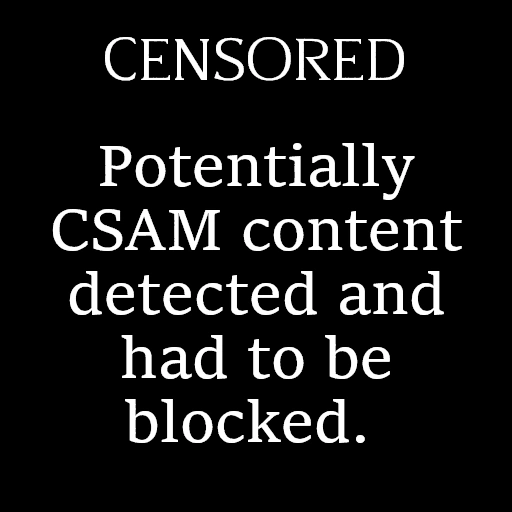
#> input picture forwilma/images/post_20260428_024319.png, 512 x 512 px; its folder holds only this picture in this run
$ python scan_wilma_clean_bases.py
#> lines starting #> are read from the running program, lines starting #| are printed output that depends on the picture
from PIL import Image
import numpy as np, glob, os, json

clean = []
for p in sorted(glob.glob('forwilma/images/post_*.png')):
    try:
        img = Image.open(p).convert('RGB')
#> img is the input picture: PIL image 512x512 RGB; mean R, G, B 23.5, 23.5, 23.5
        img_small = img.resize((100, 100))
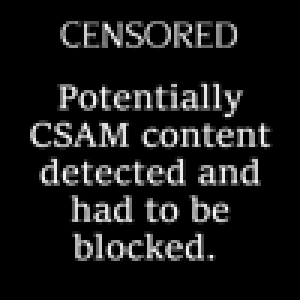
#> img_small: PIL image 100x100 RGB (shown 3 times larger); mean R, G, B 24.4, 24.4, 24.4
        arr = np.array(img_small)
        text_rows = sum(1 for y in range(arr.shape[0]) if np.std(arr[y]) > 25)
#> text_rows = 54
        pct = (text_rows / arr.shape[0]) * 100
#> pct = 54
        # Accept if < 15% of rows have text (will be covered by brand box)
        if pct < 15:
            clean.append({
                'path': p,
                'size': os.path.getsize(p),
                'dims': img.size,
                'text_pct': round(pct, 1),
            })
    except:
        pass

# Sort by text_pct (least text first)
clean.sort(key=lambda x: x['text_pct'])

print(f'Acceptable fallback bases (< 15%% text rows): {len(clean)}')
for c in clean[:25]:
    print(f'  {c["path"]} {c["dims"]} {c["size"]} text={c["text_pct"]}%')

json.dump({'clean_bases': clean}, open('forwilma/clean_bases.json', 'w', encoding='utf-8'), indent=2)
print(f'\nSaved forwilma/clean_bases.json')

$ run again, on forwilma/images/post_20260429_012630.png
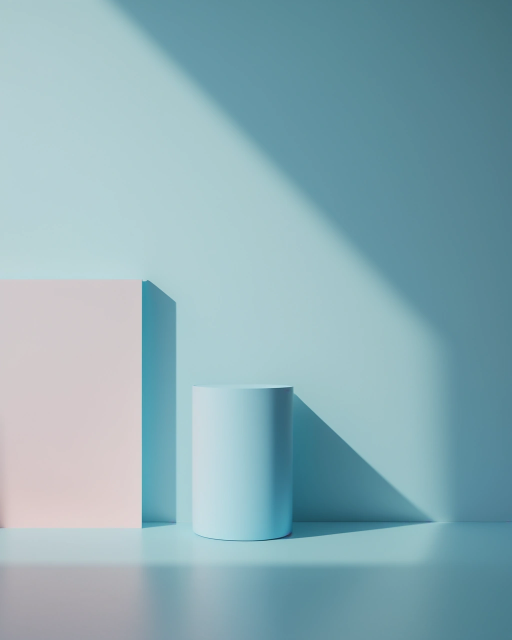
#> input picture forwilma/images/post_20260429_012630.png, 1024 x 1280 px (shown at 1/2 size)
#> img is the input picture: PIL image 1024x1280 RGB; mean R, G, B 139, 173.3, 181.8
#> `img_small = img.resize((100, 100))`:
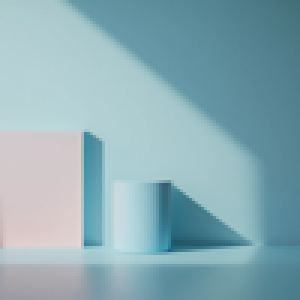
#> img_small: PIL image 100x100 RGB (shown 3 times larger); mean R, G, B 139, 173.3, 181.8
#> text_rows = 98

$ run again, on forwilma/images/post_20260429_014853.png
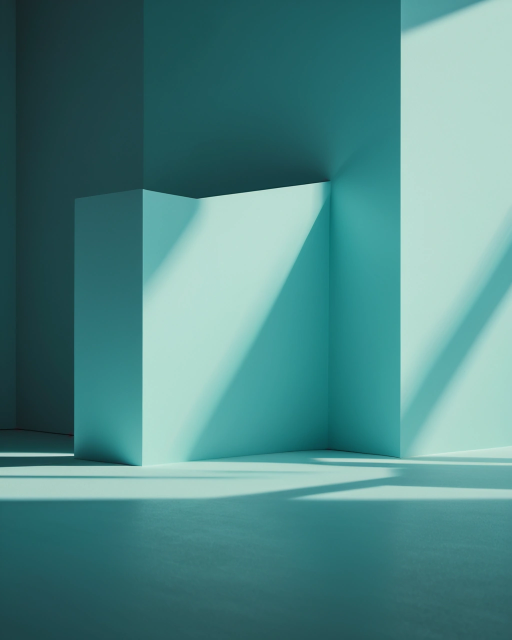
#> input picture forwilma/images/post_20260429_014853.png, 1024 x 1280 px (shown at 1/2 size)
#> img is the input picture: PIL image 1024x1280 RGB; mean R, G, B 78.3, 134.9, 133.5
#> `img_small = img.resize((100, 100))`:
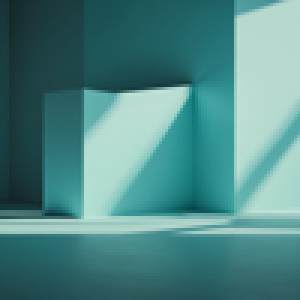
#> img_small: PIL image 100x100 RGB (shown 3 times larger); mean R, G, B 78.3, 134.9, 133.5
#> text_rows = 95

$ run again, on forwilma/images/post_20260430_075001.png
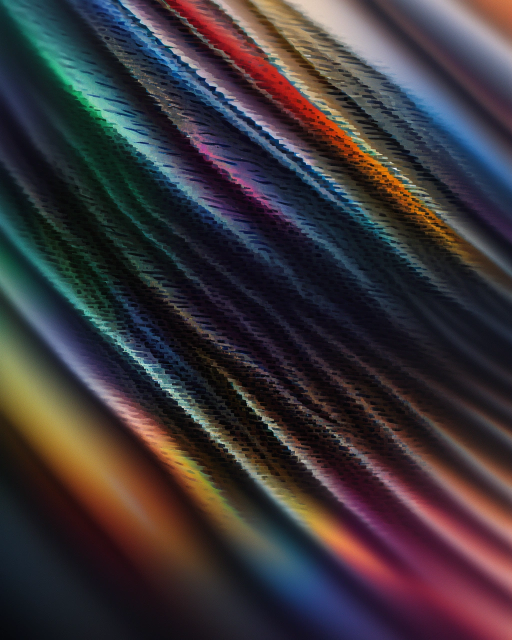
#> input picture forwilma/images/post_20260430_075001.png, 1024 x 1280 px (shown at 1/2 size)
#> img is the input picture: PIL image 1024x1280 RGB; mean R, G, B 59.3, 52.2, 56.6
#> `img_small = img.resize((100, 100))`:
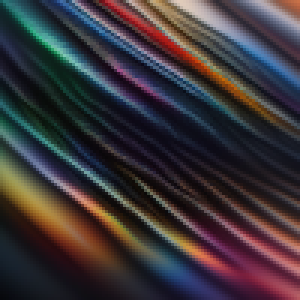
#> img_small: PIL image 100x100 RGB (shown 3 times larger); mean R, G, B 59.3, 52.2, 56.6
#> text_rows = 92
